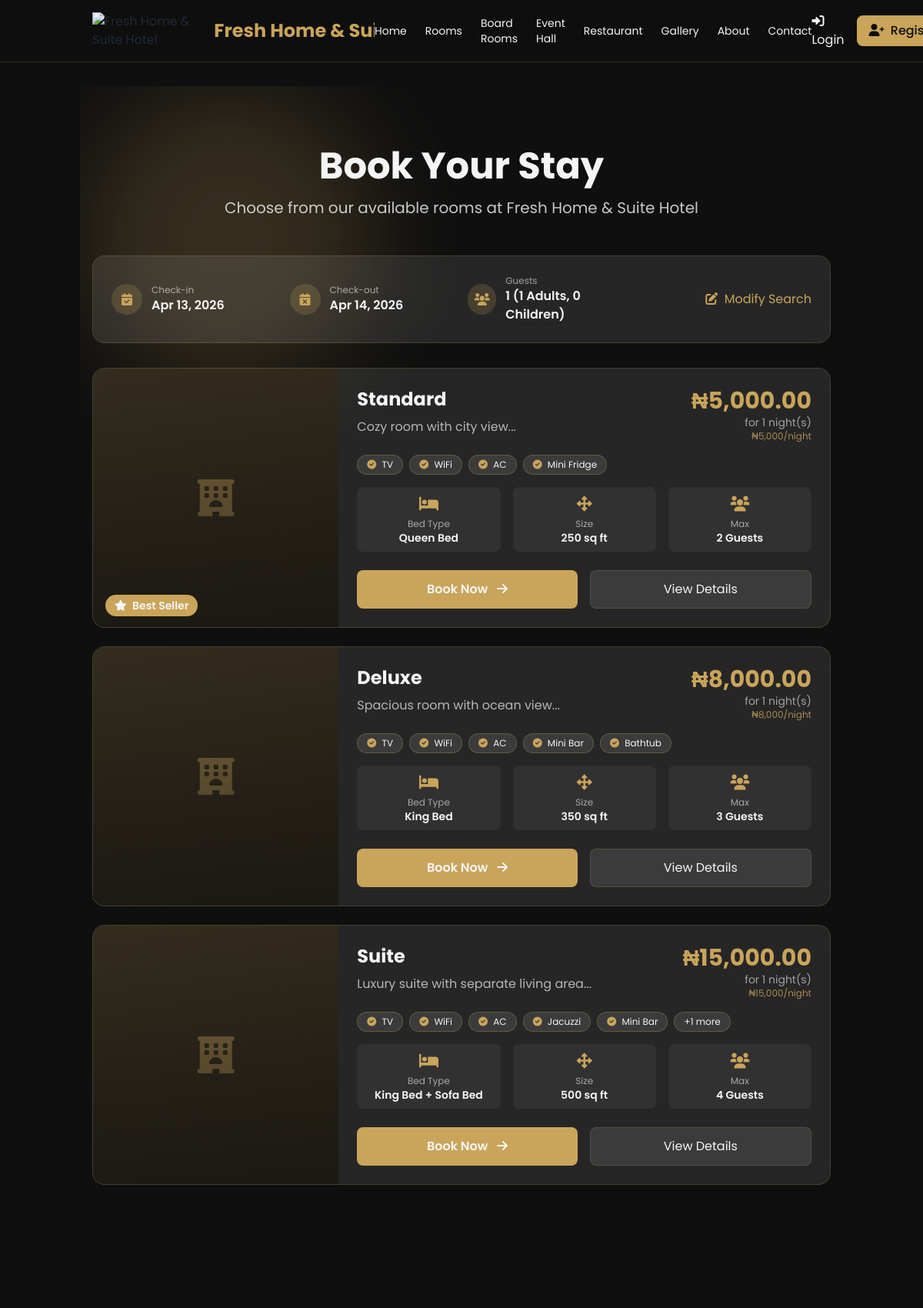
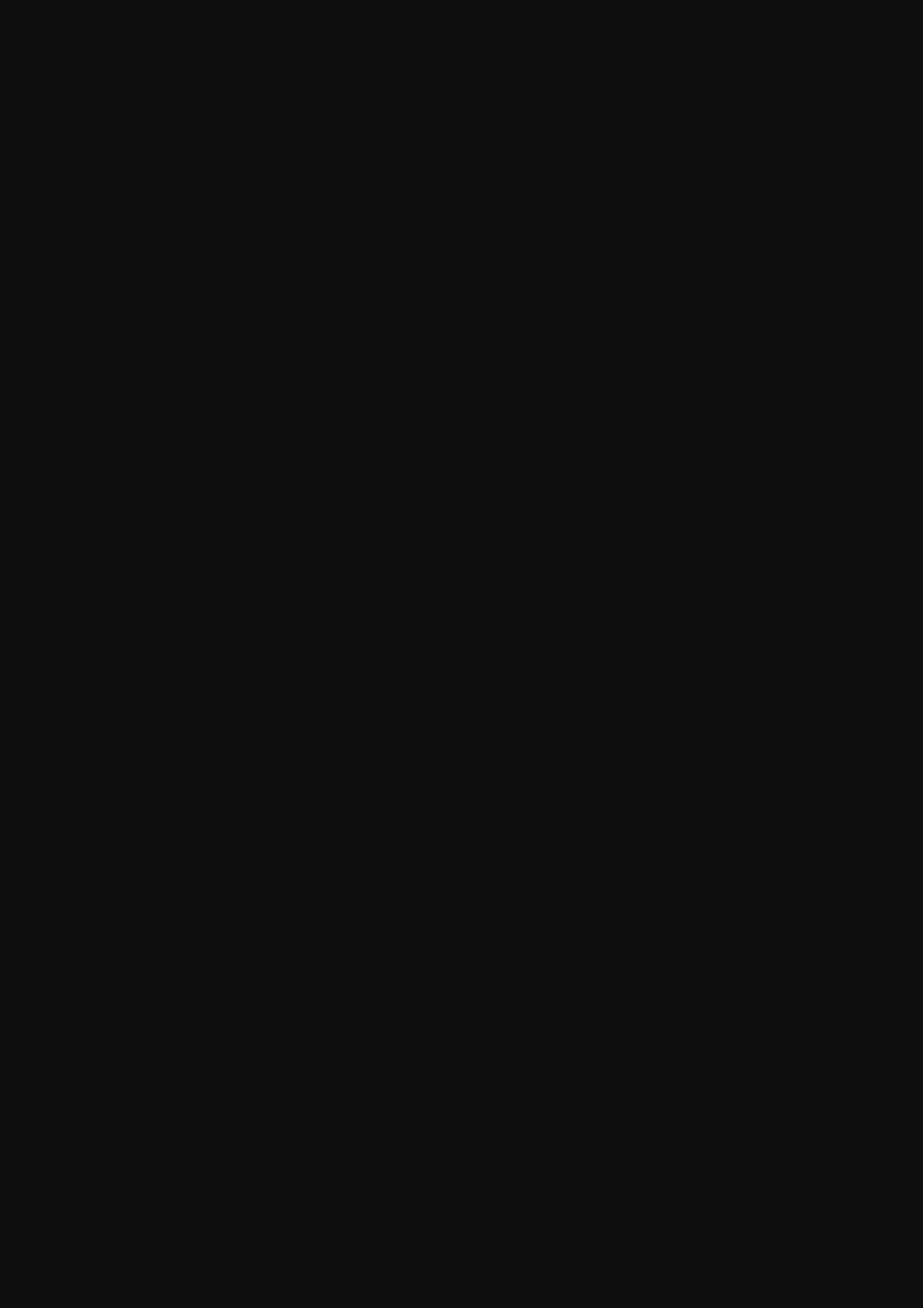
Screenshot of /booking.php (upper part) with the database file from the repository (2 pictures, top to bottom).
### tables this page shows
CREATE TABLE rooms (
    id INT PRIMARY KEY AUTO_INCREMENT,
    room_number VARCHAR(10) UNIQUE,
    room_type VARCHAR(50),
    description TEXT,
    base_price DECIMAL(10,2),
    max_occupancy INT,
    bed_type VARCHAR(50),
    square_feet INT,
    amenities TEXT,
    status ENUM('available', 'maintenance') DEFAULT 'available',
    created_at TIMESTAMP DEFAULT CURRENT_TIMESTAMP
);

### includes/functions.php (called while the page is built, shortened)
<?php
function calculateRoomPrice($pdo, $room_id, $check_in, $check_out, $adults, $children) {
    $stmt = $pdo->prepare("SELECT base_price, max_occupancy FROM rooms WHERE id = ?");
    $stmt->execute([$room_id]);
    $room = $stmt->fetch();
    $days = ceil((strtotime($check_out) - strtotime($check_in)) / (60 * 60 * 24));
    $base_total = $room['base_price'] * $days;
    $stmt = $pdo->prepare("SELECT price FROM room_pricing
                           WHERE room_id = ?
                           AND start_date <= ?
                           AND end_date >= ?
                           LIMIT 1");
    $stmt->execute([$room_id, $check_in, $check_in]);
    $seasonal = $stmt->fetch();
    $total_guests = $adults + $children;
    $extra_charge = 0;
    return [
        'subtotal' => $base_total,
        'extra_charge' => $extra_charge,
        'total' => $base_total + $extra_charge,
        'days' => $days
    ];
}
function formatCurrency($amount) {
    return '₦' . number_format($amount, 2);
}
?>

### booking.php (the view, shortened to what this page needs)
<?php
require_once 'config/config.php';
require_once 'includes/header.php';
$check_in = $_GET['check_in'] ?? date('Y-m-d');
$check_out = $_GET['check_out'] ?? date('Y-m-d', strtotime('+1 day'));
$adults = $_GET['adults'] ?? 1;
$children = $_GET['children'] ?? 0;
$sql = "SELECT r.*,
        (SELECT image_path FROM room_images WHERE room_id = r.id AND is_primary = 1 LIMIT 1) as primary_image,
        (SELECT COUNT(*) FROM room_bookings rb
         WHERE rb.room_id = r.id
         AND rb.booking_status IN ('confirmed', 'checked_in')
         AND (
             (rb.check_in <= ? AND rb.check_out > ?) OR
             (rb.check_in < ? AND rb.check_out >= ?) OR
             (rb.check_in >= ? AND rb.check_out <= ?)
         )) as booking_count
        FROM rooms r
        WHERE r.status = 'available'";
$stmt = $pdo->prepare($sql);
$stmt->execute([$check_in, $check_in, $check_out, $check_out, $check_in, $check_out]);
$rooms = $stmt->fetchAll();
$available_rooms = array_filter($rooms, function($room) {
    return $room['booking_count'] == 0;
});
?>
<div class="min-h-screen py-20 relative overflow-hidden">
    <div class="absolute inset-0 bg-gradient-to-br from-[#0F0F0F] via-[#0F0F0F] to-[#0F0F0F]">
        <div class="absolute inset-0 opacity-20">
            <div class="absolute top-0 left-0 w-96 h-96 bg-[#C9A45A] rounded-full mix-blend-multiply filter blur-3xl animate-float"></div>
        </div>
    </div>
    <div class="container mx-auto px-4 relative z-10">
        <div class="text-center mb-12" data-aos="fade-down">
            <h1 class="text-4xl md:text-5xl font-bold text-[#F5F5F5] mb-4">Book Your Stay</h1>
            <p class="text-xl text-[#F5F5F5]/80">Choose from our available rooms at Fresh Home & Suite Hotel</p>
        </div>
        <div class="bg-[#F5F5F5]/10 backdrop-blur-lg rounded-2xl p-6 mb-8 border border-[#C9A45A]/20" data-aos="fade-up">
            <div class="grid grid-cols-1 md:grid-cols-4 gap-4">
                <div class="flex items-center">
                    <div class="w-10 h-10 rounded-full bg-[#C9A45A]/20 flex items-center justify-center mr-3">
                        <i class="fas fa-calendar-check text-[#C9A45A]"></i>
                    </div>
                    <div>
                        <label class="block text-[#F5F5F5]/60 text-xs">Check-in</label>
                        <p class="text-[#F5F5F5] font-semibold"><?php echo date('M d, Y', strtotime($check_in)); ?></p>
                    </div>
                </div>
                <div class="flex items-center">
                    <div class="w-10 h-10 rounded-full bg-[#C9A45A]/20 flex items-center justify-center mr-3">
                        <i class="fas fa-calendar-times text-[#C9A45A]"></i>
                    </div>
                    <div>
                        <label class="block text-[#F5F5F5]/60 text-xs">Check-out</label>
                        <p class="text-[#F5F5F5] font-semibold"><?php echo date('M d, Y', strtotime($check_out)); ?></p>
                    </div>
                </div>
                <div class="flex items-center">
                    <div class="w-10 h-10 rounded-full bg-[#C9A45A]/20 flex items-center justify-center mr-3">
                        <i class="fas fa-users text-[#C9A45A]"></i>
                    </div>
                    <div>
                        <label class="block text-[#F5F5F5]/60 text-xs">Guests</label>
                        <p class="text-[#F5F5F5] font-semibold"><?php echo $adults + $children; ?> (<?php echo $adults; ?> Adults, <?php echo $children; ?> Children)</p>
                    </div>
                </div>
                <div class="text-right flex items-center justify-end">
                    <a href="index.php" class="text-[#C9A45A] hover:text-[#A8843F] transition group">
                        <i class="fas fa-edit mr-1 group-hover:rotate-12 transition-transform"></i> Modify Search
                    </a>
                </div>
            </div>
        </div>
        <?php if(count($available_rooms) > 0): ?>
            <div class="space-y-6">
                <?php foreach($available_rooms as $index => $room):
                    $price_calc = calculateRoomPrice($pdo, $room['id'], $check_in, $check_out, $adults, $children);
                ?>
                <div class="bg-[#F5F5F5]/10 backdrop-blur-lg rounded-2xl overflow-hidden hover-scale border border-[#C9A45A]/20" data-aos="fade-up" data-aos-delay="<?php echo $index * 100; ?>">
                    <div class="flex flex-col md:flex-row">
                        <div class="md:w-1/3 h-64 md:h-auto relative group overflow-hidden bg-[#0F0F0F]">
                            <?php if(!empty($room['primary_image'])): ?>
                                <img src="<?php echo SITE_URL . $room['primary_image']; ?>"
                                     alt="<?php echo $room['room_type']; ?>"
                                     class="w-full h-full object-cover transition duration-500 group-hover:scale-110"
                                     onerror="this.onerror=null; this.src='<?php echo SITE_URL; ?>assets/images/no-image.jpg';">
                            <?php else:
                                $img_stmt = $pdo->prepare("SELECT image_path FROM room_images WHERE room_id = ? LIMIT 1");
                                $img_stmt->execute([$room['id']]);
                                $any_image = $img_stmt->fetch();
                                if($any_image):
                            ?>
                                <img src="<?php echo SITE_URL . $any_image['image_path']; ?>"
                                     alt="<?php echo $room['room_type']; ?>"
                                     class="w-full h-full object-cover transition duration-500 group-hover:scale-110"
                                     onerror="this.onerror=null; this.src='<?php echo SITE_URL; ?>assets/images/no-image.jpg';">
                            <?php else: ?>
                                <div class="w-full h-full bg-gradient-to-br from-[#C9A45A]/20 to-[#A8843F]/20 flex items-center justify-center">
                                    <i class="fas fa-hotel text-5xl text-[#C9A45A]/50"></i>
                                </div>
                            <?php endif; endif; ?>
                            <div class="absolute inset-0 bg-gradient-to-t from-[#0F0F0F] to-transparent opacity-60"></div>
                            <?php if($index == 0): ?>
                            <div class="absolute bottom-4 left-4">
                                <span class="bg-[#C9A45A] text-[#F5F5F5] px-3 py-1 rounded-full text-sm font-semibold">
                                    <i class="fas fa-star mr-1"></i> Best Seller
                                </span>
                            </div>
                            <?php endif; ?>
                        </div>
                        <div class="md:w-2/3 p-6">
                            <div class="flex justify-between items-start mb-4">
                                <div>
                                    <h2 class="text-2xl font-bold text-[#F5F5F5] mb-2"><?php echo $room['room_type']; ?></h2>
                                    <p class="text-[#F5F5F5]/70"><?php echo substr($room['description'], 0, 150); ?>...</p>
                                </div>
                                <div class="text-right">
                                    <p class="text-3xl font-bold text-[#C9A45A]"><?php echo formatCurrency($price_calc['total']); ?></p>
                                    <p class="text-[#F5F5F5]/60 text-sm">for <?php echo $price_calc['days']; ?> night(s)</p>
                                    <p class="text-[#C9A45A]/80 text-xs">₦<?php echo number_format($room['base_price']); ?>/night</p>
                                </div>
                            </div>
                            <div class="flex flex-wrap gap-2 mb-4">
                                <?php
                                $amenities = explode(',', $room['amenities']);
                                $show_amenities = array_slice($amenities, 0, 5);
                                foreach($show_amenities as $amenity):
                                ?>
                                <span class="px-3 py-1 bg-[#F5F5F5]/10 rounded-full text-[#F5F5F5] text-xs border border-[#C9A45A]/30">
                                    <i class="fas fa-check-circle text-[#C9A45A] mr-1"></i>
                                    <?php echo trim($amenity); ?>
                                </span>
                                <?php endforeach; ?>
                                <?php if(count($amenities) > 5): ?>
                                <span class="px-3 py-1 bg-[#F5F5F5]/10 rounded-full text-[#F5F5F5] text-xs border border-[#C9A45A]/30">
                                    +<?php echo count($amenities) - 5; ?> more
                                </span>
                                <?php endif; ?>
                            </div>
                            <div class="grid grid-cols-3 gap-4 mb-6">
                                <div class="text-center p-2 bg-[#F5F5F5]/5 rounded-lg">
                                    <i class="fas fa-bed text-xl text-[#C9A45A] mb-1"></i>
                                    <p class="text-[#F5F5F5]/60 text-xs">Bed Type</p>
                                    <p class="text-[#F5F5F5] font-semibold text-sm"><?php echo $room['bed_type']; ?></p>
                                </div>
                                <div class="text-center p-2 bg-[#F5F5F5]/5 rounded-lg">
                                    <i class="fas fa-arrows-alt text-xl text-[#C9A45A] mb-1"></i>
                                    <p class="text-[#F5F5F5]/60 text-xs">Size</p>
                                    <p class="text-[#F5F5F5] font-semibold text-sm"><?php echo $room['square_feet']; ?> sq ft</p>
                                </div>
                                <div class="text-center p-2 bg-[#F5F5F5]/5 rounded-lg">
                                    <i class="fas fa-users text-xl text-[#C9A45A] mb-1"></i>
                                    <p class="text-[#F5F5F5]/60 text-xs">Max</p>
                                    <p class="text-[#F5F5F5] font-semibold text-sm"><?php echo $room['max_occupancy']; ?> Guests</p>
                                </div>
                            </div>
                            <div class="flex flex-col sm:flex-row gap-4">
                                <button onclick="showBookingModal(<?php echo $room['id']; ?>, '<?php echo addslashes($room['room_type']); ?>', <?php echo $price_calc['total']; ?>)"
                                        class="flex-1 bg-[#C9A45A] hover:bg-[#A8843F] text-[#F5F5F5] px-6 py-3 rounded-lg transition transform hover:scale-105 font-semibold group">
                                    Book Now <i class="fas fa-arrow-right ml-2 group-hover:translate-x-1 transition-transform"></i>
                                </button>
                                <a href="room-detail.php?id=<?php echo $room['id']; ?>"
                                   class="flex-1 bg-[#F5F5F5]/10 hover:bg-[#F5F5F5]/20 text-[#F5F5F5] px-6 py-3 rounded-lg transition text-center border border-[#C9A45A]/20">
                                    View Details
                                </a>
                            </div>
                        </div>
                    </div>
                </div>
                <?php endforeach; ?>
            </div>
        <?php endif; ?>
    </div>
</div>
<?php require_once 'includes/footer.php'; ?>

### includes/header.php (style rules this page uses)
body { font-family: 'Poppins', sans-serif; min-height: 100vh; }
.hover-scale { transition: transform 0.3s ease; }
.animate-float { animation: float 3s ease-in-out infinite; }

### includes/navbar.php (style rules this page uses)
body { padding-top: 64px; background-color: #0F0F0F; min-height: 100vh; }
@media (min-width: 640px) { body { padding-top: 72px; } }
@media (min-width: 1024px) { body { padding-top: 80px; } }
html { scroll-behavior: smooth; }

### includes/footer.php (style rules this page uses)
body { padding-top: 80px; margin: 0; background-color: #0F0F0F; color: #F5F5F5; min-height: 100vh; display: flex; flex-direction: column; }

### rows the page displays
rooms: shows "Best Seller", room_type "Standard", description "Cozy room with city view", formatCurrency($price_calc['total']) "₦5,000.00", id "1", base_price "5,000", amenities "TV", amenities "WiFi", amenities "AC", amenities "Mini Fridge", bed_type "Queen Bed", square_feet "250", max_occupancy "2"
rooms: room_type "Deluxe", description "Spacious room with ocean view", formatCurrency($price_calc['total']) "₦8,000.00", id+base_price "1", base_price "8,000", amenities "TV", amenities "WiFi", amenities "AC", amenities "Mini Bar", amenities "Bathtub", bed_type "King Bed", square_feet "350", max_occupancy "3"
rooms: room_type "Suite", description "Luxury suite with separate living area", formatCurrency($price_calc['total']) "₦15,000.00", id+base_price "1", base_price "15,000", amenities "TV", amenities "WiFi", amenities "AC", amenities "Jacuzzi", amenities "Mini Bar", count($amenities)-5 "1", bed_type "King Bed + Sofa Bed", square_feet "500", max_occupancy "4"

### other values shown
$adults + $children "1"
$adults "1"
$children "0"
